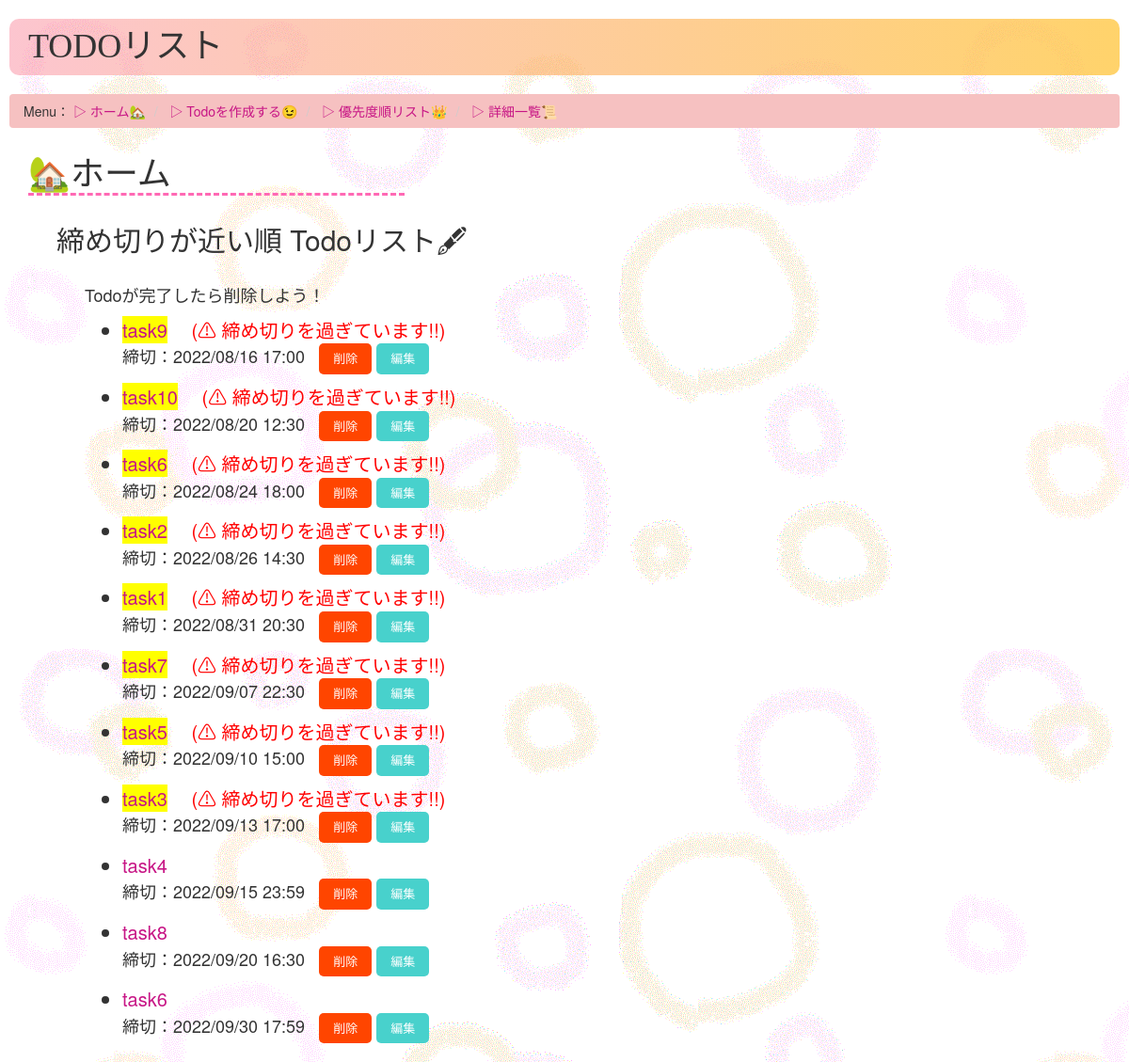
/todos/, run on an earlier commit of the app's database.
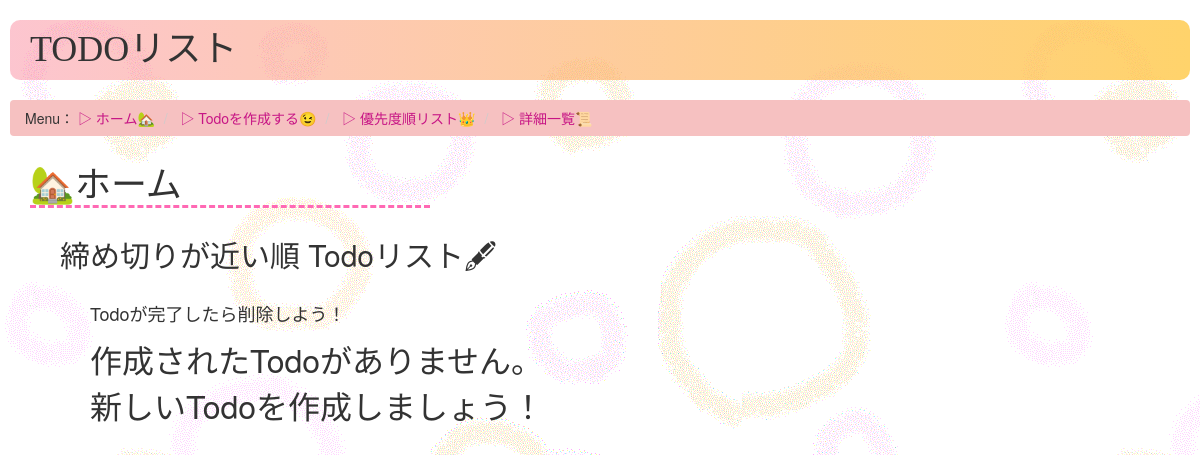
And on a later commit of the database.
### todos/models.py (models this page shows, shortened)
class Todo(models.Model):
    name = models.CharField(max_length=50) #やるべきこと
    detail = models.CharField(max_length=200) #内容・詳細
    deadline = models.DateTimeField('締め切り') #締め切り
    priolity = models.IntegerField(choices = PRIOLITY_COICES, default = 3) #優先順位

### todos/views.py (the view)
# urls.py: path('', views.index, name='index'),
def index(request):
    try:
        DIFF_JST_FROM_UTC = 9 #日本時間に調整するため
        today = datetime.datetime.now() + datetime.timedelta(hours=DIFF_JST_FROM_UTC)
        over_todo_list = Todo.objects.filter(deadline__lte = today).order_by('deadline')
        nearest_todo_list = Todo.objects.filter(deadline__gt = today).order_by('deadline')
        context = {
            'nearest_todo_list': nearest_todo_list,
            'over_todo_list': over_todo_list,
        }
        return render(request, 'todos/index.html', context)
    except:
        return render(request,'todos/error.html')

### todos/templates/todos/index.html (shortened to what this page needs)
<!DOCTYPE html>
<html lang="ja">
<head>
    {% load static %}
    <link rel="stylesheet" href="https://maxcdn.bootstrapcdn.com/bootstrap/3.3.7/css/bootstrap.min.css">
    <link rel="stylesheet" type="text/css" href="{% static 'todos/style.css' %}">
</head>
<body>
    <h1 class="title">TODOリスト</h1>
    <ul class="breadcrumb">
        Menu：
        <li><a href="{% url 'todos:index'%}">▷ ホーム🏡</a></li>
        <li><a href="{% url 'todos:create'%}"> ▷ Todoを作成する😉</a></li>
        <li><a href="{% url 'todos:priolity'%}"> ▷ 優先度順リスト👑</a></li>
        <li><a href="{% url 'todos:detail_list'%}"> ▷ 詳細一覧📜</a></li>
    </ul>
    <div class="margin_base">
        <h1 class="menu">🏡ホーム</h1>
        <div class="margin_base">
            <h2>締め切りが近い順 Todoリスト🖋</h2>
            <div class="margin_base">
                <p class="sentence">Todoが完了したら削除しよう！</p>
                {% if nearest_todo_list %}
                {% if over_todo_list %}
                <ul>
                    {% for todo in over_todo_list %}
                    <li class="over"><a href="{% url 'todos:detail' todo.id %}" data-toggle="tooltip"
                            data-placement="bottom" title="Todoの内容・詳細へ" style="display: inline-block;">
                            <span class="over_todo_name"> {{ todo.name }}</span>
                        </a>&emsp;
                        <font color="red">(⚠ 締め切りを過ぎています!!)</font>
                    </li>
                        <p class="sentence">締切：{{ todo.deadline | date:'Y/m/d H:i' }} &nbsp;
                            <a href="{% url 'todos:delete_alert' todo.id %}" class="del-button" title="Todoを削除する">削除</a>
                            <a href="{% url 'todos:edit' todo.id %}" class="edit-button" title="Todoを編集する">編集</a>
                        </p>
                    {% endfor %}
                    {% for todo in nearest_todo_list %}
                    <li class="nearest"><a href="{% url 'todos:detail' todo.id %}" data-toggle="tooltip"
                            data-placement="bottom" title="Todoの内容・詳細へ" style="display: inline-block;">
                            {{ todo.name }}
                        </a></li>
                        <p class="sentence">締切：{{ todo.deadline | date:'Y/m/d H:i' }} &nbsp;
                            <a href="{% url 'todos:delete_alert' todo.id %}" class="del-button" title="Todoを削除する">削除</a>
                            <a href="{% url 'todos:edit' todo.id %}" class="edit-button" title="Todoを編集する">編集</a>
                        </p>
                    {% endfor %}
                </ul>
                {% endif %}
                {% else %}
                <p class="attention"> 作成されたTodoがありません。<br>新しいTodoを作成しましょう！ </p>
                {% endif %}
            </div>
        </div>
    </div>
</body>
</html>

What changed in the data, as far as the page shows it:
removed Todo: name "task9", deadline "2022/08/16 17:00", shown under "締め切りが近い順 Todoリスト🖋"
no longer on this page (row unchanged): Todo: name "task10", deadline "2022/08/20 12:30", shown under "締め切りが近い順 Todoリスト🖋"
no longer on this page (row unchanged): Todo: name "task6", deadline "2022/08/24 18:00", shown under "締め切りが近い順 Todoリスト🖋"
no longer on this page (row unchanged): Todo: name "task2", deadline "2022/08/26 14:30", shown under "締め切りが近い順 Todoリスト🖋"
no longer on this page (row unchanged): Todo: name "task1", deadline "2022/08/31 20:30", shown under "締め切りが近い順 Todoリスト🖋"
no longer on this page (row unchanged): Todo: name "task7", deadline "2022/09/07 22:30", shown under "締め切りが近い順 Todoリスト🖋"
no longer on this page (row unchanged): Todo: name "task5", deadline "2022/09/10 15:00", shown under "締め切りが近い順 Todoリスト🖋"
no longer on this page (row unchanged): Todo: name "task3", deadline "2022/09/13 17:00", shown under "締め切りが近い順 Todoリスト🖋"
removed Todo: name "task4", deadline "2022/09/15 23:59"
removed Todo: name "task8", deadline "2022/09/20 16:30"
removed Todo: name "task6", deadline "2022/09/30 17:59"
Also different on the page:
text now shown: "作成されたTodoがありません。 新しいTodoを作成しましょう！"
